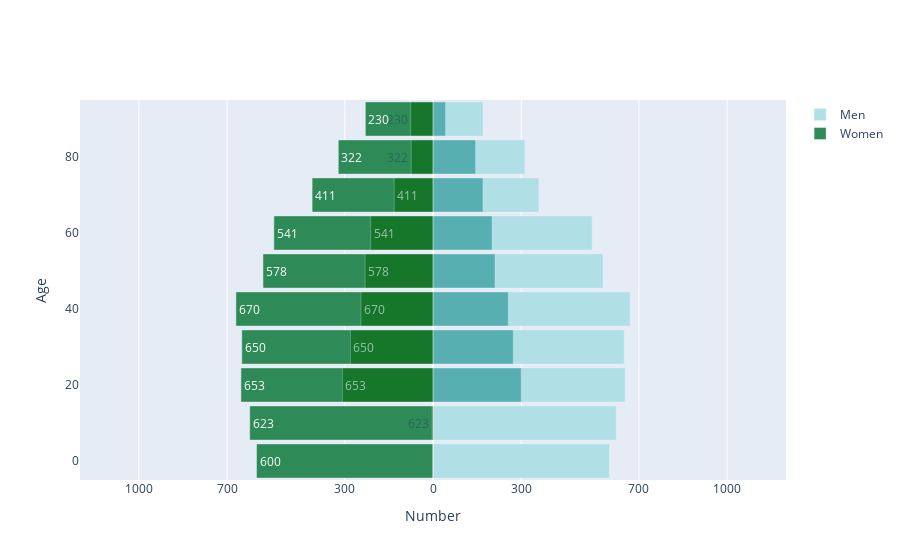

Notebook source saved alongside this figure:
### Code cell
women_bins = np.array([-600, -623, -653, -650, -670, -578, -541, -411, -322, -230])
men_bins = np.array([600, 623, 653, 650, 670, 578, 541, 360, 312, 170])
women_with_dogs_bins = np.array([-0, -3, -308, -281, -245, -231, -212, -132, -74, -76])
men_with_dogs_bins = np.array([0, 1, 300, 273, 256, 211, 201, 170, 145, 43])

y = list(range(0, 100, 10))

layout = go.Layout(yaxis=go.layout.YAxis(title='Age'),
                   xaxis=go.layout.XAxis(
                       range=[-1200, 1200],
                       tickvals=[-1000, -700, -300, 0, 300, 700, 1000],
                       ticktext=[1000, 700, 300, 0, 300, 700, 1000],
                       title='Number'),
                   barmode='overlay',
                   bargap=0.1)

data = [go.Bar(y=y,
               x=men_bins,
               orientation='h',
               name='Men',
               hoverinfo='x',
               marker=dict(color='powderblue')
               ),
        go.Bar(y=y,
               x=women_bins,
               orientation='h',
               name='Women',
               text=-1 * women_bins.astype('int'),
               hoverinfo='text',
               marker=dict(color='seagreen')
               ),
        go.Bar(y=y,
               x=men_with_dogs_bins,
               orientation='h',
               hoverinfo='x',
               showlegend=False,
               opacity=0.5,
               marker=dict(color='teal')
               ),
        go.Bar(y=y,
               x=women_with_dogs_bins,
               orientation='h',
               text=-1 * women_bins.astype('int'),
               hoverinfo='text',
               showlegend=False,
               opacity=0.5,
               marker=dict(color='darkgreen')
               )]

# py.iplot(dict(data=data, layout=layout), filename='EXAMPLES/stacked_bar_pyramid')
# Use iplot for Jupyter
iplot({'data': data, 'layout': layout})

### Figure 1 — Plotly figure (JSON) as saved in the notebook; plotly's stock layout.template omitted (floating-point values rounded to 4 significant figures)
{"data": [{"hoverinfo": "x", "marker": {"color": "powderblue"}, "name": "Men", "orientation": "h", "type": "bar", "x": [600, 623, 653, 650, 670, 578, 541, 360, 312, 170], "y": [0, 10, 20, 30, 40, 50, 60, 70, 80, 90]}, {"hoverinfo": "text", "marker": {"color": "seagreen"}, "name": "Women", "orientation": "h", "text": [600.0, 623.0, 653.0, 650.0, 670.0, 578.0, 541.0, 411.0, 322.0, 230.0], "type": "bar", "x": [-600, -623, -653, -650, -670, -578, -541, -411, -322, -230], "y": [0, 10, 20, 30, 40, 50, 60, 70, 80, 90]}, {"hoverinfo": "x", "marker": {"color": "teal"}, "opacity": 0.5, "orientation": "h", "showlegend": false, "type": "bar", "x": [0, 1, 300, 273, 256, 211, 201, 170, 145, 43], "y": [0, 10, 20, 30, 40, 50, 60, 70, 80, 90]}, {"hoverinfo": "text", "marker": {"color": "darkgreen"}, "opacity": 0.5, "orientation": "h", "showlegend": false, "text": [600.0, 623.0, 653.0, 650.0, 670.0, 578.0, 541.0, 411.0, 322.0, 230.0], "type": "bar", "x": [0, -3, -308, -281, -245, -231, -212, -132, -74, -76], "y": [0, 10, 20, 30, 40, 50, 60, 70, 80, 90]}], "layout": {"bargap": 0.1, "barmode": "overlay", "xaxis": {"range": [-1200, 1200], "ticktext": [1000, 700, 300, 0, 300, 700, 1000], "tickvals": [-1000, -700, -300, 0, 300, 700, 1000], "title": {"text": "Number"}}, "yaxis": {"title": {"text": "Age"}}}}
